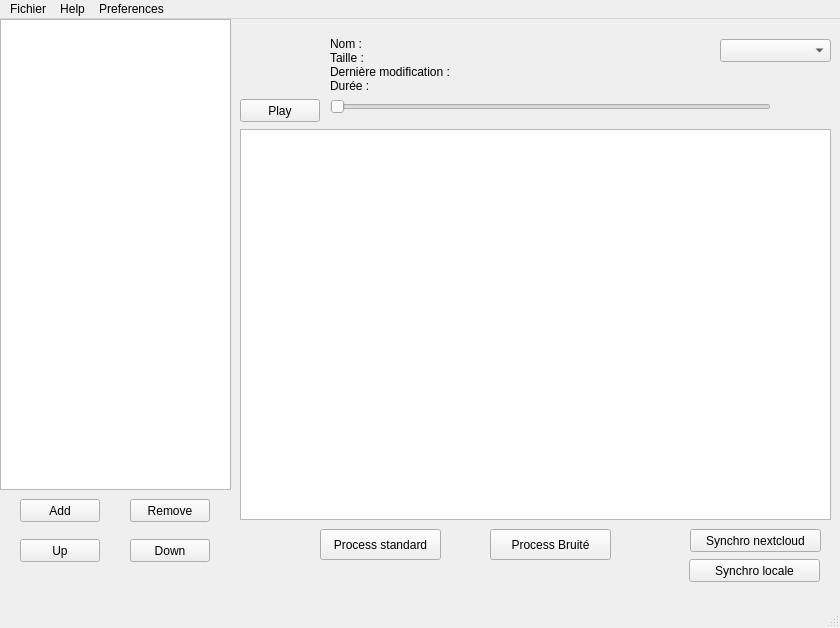
<?xml version="1.0" encoding="UTF-8"?>
<ui version="4.0">
 <class>MainWindow</class>
 <widget class="QMainWindow" name="MainWindow">
  <property name="geometry">
   <rect>
    <x>0</x>
    <y>0</y>
    <width>840</width>
    <height>628</height>
   </rect>
  </property>
  <property name="minimumSize">
   <size>
    <width>840</width>
    <height>600</height>
   </size>
  </property>
  <property name="windowTitle">
   <string>MainWindow</string>
  </property>
  <widget class="QWidget" name="centralwidget">
   <widget class="QPushButton" name="Add">
    <property name="geometry">
     <rect>
      <x>20</x>
      <y>480</y>
      <width>80</width>
      <height>23</height>
     </rect>
    </property>
    <property name="text">
     <string>Add</string>
    </property>
   </widget>
   <widget class="QPushButton" name="Remove">
    <property name="geometry">
     <rect>
      <x>130</x>
      <y>480</y>
      <width>80</width>
      <height>23</height>
     </rect>
    </property>
    <property name="text">
     <string>Remove</string>
    </property>
   </widget>
   <widget class="QPushButton" name="Play">
    <property name="geometry">
     <rect>
      <x>240</x>
      <y>80</y>
      <width>80</width>
      <height>23</height>
     </rect>
    </property>
    <property name="text">
     <string>Play</string>
    </property>
   </widget>
   <widget class="QPushButton" name="Process">
    <property name="geometry">
     <rect>
      <x>320</x>
      <y>510</y>
      <width>121</width>
      <height>31</height>
     </rect>
    </property>
    <property name="text">
     <string>Process standard</string>
    </property>
   </widget>
   <widget class="QPushButton" name="Up">
    <property name="geometry">
     <rect>
      <x>20</x>
      <y>520</y>
      <width>80</width>
      <height>23</height>
     </rect>
    </property>
    <property name="text">
     <string>Up</string>
    </property>
   </widget>
   <widget class="QPushButton" name="Down">
    <property name="geometry">
     <rect>
      <x>130</x>
      <y>520</y>
      <width>80</width>
      <height>23</height>
     </rect>
    </property>
    <property name="text">
     <string>Down</string>
    </property>
   </widget>
   <widget class="QListWidget" name="listView">
    <property name="geometry">
     <rect>
      <x>0</x>
      <y>0</y>
      <width>231</width>
      <height>471</height>
     </rect>
    </property>
   </widget>
   <widget class="QPlainTextEdit" name="TextOutput">
    <property name="geometry">
     <rect>
      <x>240</x>
      <y>110</y>
      <width>591</width>
      <height>391</height>
     </rect>
    </property>
   </widget>
   <widget class="QPushButton" name="ProcessBruit">
    <property name="geometry">
     <rect>
      <x>490</x>
      <y>510</y>
      <width>121</width>
      <height>31</height>
     </rect>
    </property>
    <property name="text">
     <string>Process Bruité</string>
    </property>
   </widget>
   <widget class="QSlider" name="Slider">
    <property name="geometry">
     <rect>
      <x>330</x>
      <y>80</y>
      <width>441</width>
      <height>16</height>
     </rect>
    </property>
    <property name="maximum">
     <number>0</number>
    </property>
    <property name="orientation">
     <enum>Qt::Horizontal</enum>
    </property>
   </widget>
   <widget class="QLabel" name="Icone">
    <property name="geometry">
     <rect>
      <x>240</x>
      <y>10</y>
      <width>71</width>
      <height>71</height>
     </rect>
    </property>
    <property name="text">
     <string/>
    </property>
    <property name="pixmap">
     <pixmap>image.png</pixmap>
    </property>
    <property name="scaledContents">
     <bool>true</bool>
    </property>
   </widget>
   <widget class="QLabel" name="FileInfo">
    <property name="geometry">
     <rect>
      <x>330</x>
      <y>10</y>
      <width>441</width>
      <height>71</height>
     </rect>
    </property>
    <property name="text">
     <string>Nom :
Taille :
Dernière modification :
Durée :</string>
    </property>
   </widget>
   <widget class="QLabel" name="Time">
    <property name="geometry">
     <rect>
      <x>770</x>
      <y>80</y>
      <width>101</width>
      <height>20</height>
     </rect>
    </property>
    <property name="text">
     <string/>
    </property>
   </widget>
   <widget class="QComboBox" name="langue">
    <property name="geometry">
     <rect>
      <x>720</x>
      <y>20</y>
      <width>111</width>
      <height>23</height>
     </rect>
    </property>
    <property name="currentText">
     <string/>
    </property>
   </widget>
   <widget class="QLabel" name="Etat">
    <property name="geometry">
     <rect>
      <x>680</x>
      <y>500</y>
      <width>151</width>
      <height>61</height>
     </rect>
    </property>
    <property name="text">
     <string/>
    </property>
   </widget>
   <widget class="QPushButton" name="syncbox">
    <property name="geometry">
     <rect>
      <x>690</x>
      <y>510</y>
      <width>131</width>
      <height>23</height>
     </rect>
    </property>
    <property name="text">
     <string>Synchro nextcloud</string>
    </property>
   </widget>
   <widget class="QPushButton" name="SyncLocCB">
    <property name="geometry">
     <rect>
      <x>689</x>
      <y>540</y>
      <width>131</width>
      <height>23</height>
     </rect>
    </property>
    <property name="text">
     <string>Synchro locale</string>
    </property>
   </widget>
  </widget>
  <widget class="QMenuBar" name="menubar">
   <property name="geometry">
    <rect>
     <x>0</x>
     <y>0</y>
     <width>840</width>
     <height>20</height>
    </rect>
   </property>
   <widget class="QMenu" name="menuFichier">
    <property name="title">
     <string>Fichier</string>
    </property>
    <addaction name="sauve"/>
    <addaction name="Purge"/>
    <addaction name="Quitter"/>
   </widget>
   <widget class="QMenu" name="menuHelp">
    <property name="title">
     <string>Help</string>
    </property>
    <addaction name="aide"/>
   </widget>
   <widget class="QMenu" name="menuPreferences">
    <property name="title">
     <string>Preferences</string>
    </property>
    <addaction name="Preferences"/>
    <addaction name="Sortielocale"/>
    <addaction name="sortie_filenc"/>
    <addaction name="syncloc"/>
    <addaction name="classes"/>
    <addaction name="Reinitialiser"/>
    <addaction name="fichiers_temporaires"/>
   </widget>
   <addaction name="menuFichier"/>
   <addaction name="menuHelp"/>
   <addaction name="menuPreferences"/>
  </widget>
  <widget class="QStatusBar" name="statusbar"/>
  <action name="aide">
   <property name="text">
    <string>Appeler de l'aide chez Marius</string>
   </property>
   <property name="shortcut">
    <string>Ctrl+H</string>
   </property>
  </action>
  <action name="sauve">
   <property name="text">
    <string>Sauvegarder</string>
   </property>
   <property name="shortcut">
    <string>Ctrl+S</string>
   </property>
  </action>
  <action name="Purge">
   <property name="text">
    <string>Purger la liste</string>
   </property>
   <property name="shortcut">
    <string>Ctrl+P</string>
   </property>
  </action>
  <action name="Quitter">
   <property name="text">
    <string>Quitter</string>
   </property>
   <property name="shortcut">
    <string>Ctrl+Q</string>
   </property>
  </action>
  <action name="Preferences">
   <property name="text">
    <string>Nextcloud synchro</string>
   </property>
  </action>
  <action name="Sortielocale">
   <property name="text">
    <string>Sortie en texte locale</string>
   </property>
  </action>
  <action name="sortie_filenc">
   <property name="text">
    <string>Sortie nextcloud</string>
   </property>
  </action>
  <action name="syncloc">
   <property name="text">
    <string>Chemin local enregistrements</string>
   </property>
  </action>
  <action name="classes">
   <property name="text">
    <string>Gestion des classes</string>
   </property>
  </action>
  <action name="Reinitialiser">
   <property name="text">
    <string>Reinitialiser tout</string>
   </property>
  </action>
  <action name="fichiers_temporaires">
   <property name="text">
    <string>fichiers temporaires</string>
   </property>
  </action>
 </widget>
 <resources/>
 <connections/>
</ui>
